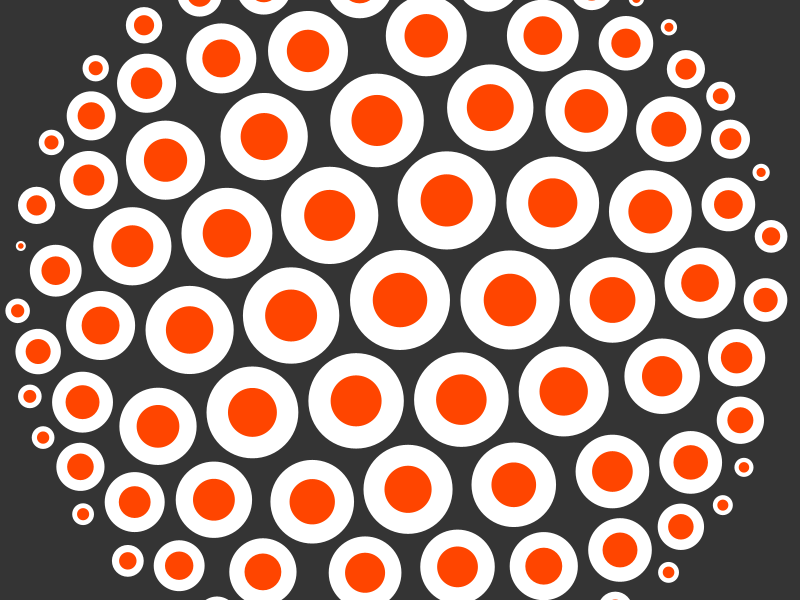
Frame 1 (no input)
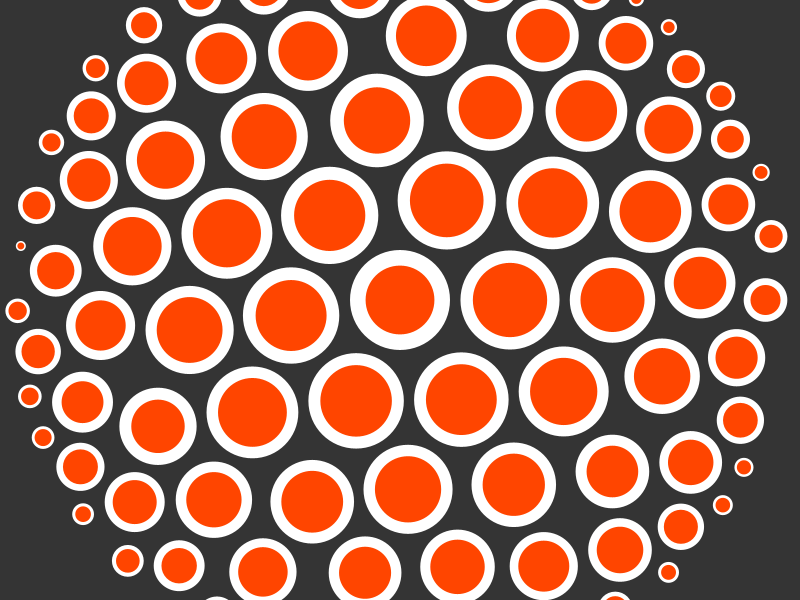
Frame 60 (the mouse pressed at the canvas centre just before this capture)
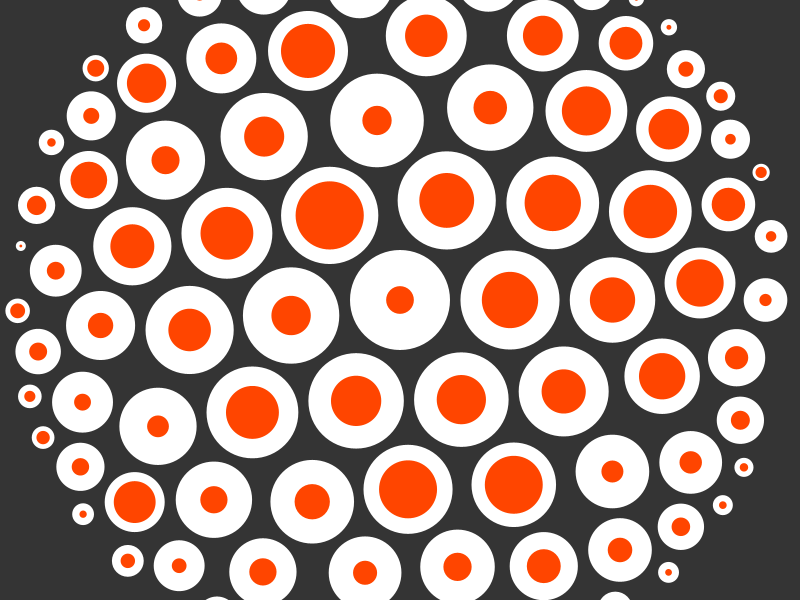
Frame 120 (the mouse held since frame 60 and released just before this capture)

The Processing sketch that drew these frames (run headless with seeded random() and noise(); from frame 60 on, the mouse is pressed at the canvas centre):

// Processing sketch: classes_05_packing
// ── classes_05_packing.pde
/** 
 * Places a number of circles around a given center as closely as possible growing 
 * inside out 
 */

ArrayList<Circle> circles;

void setup() {
  size(800, 600);

  circles = new ArrayList<Circle>();

  for (int i = 0; i < 100; i++) {
    float x = random(width);
    float y = random(height);
    float diameter = map(i, 0, 99, 100, 10);

    Circle circle = new Circle(x, y, diameter);

    circles.add(circle);
  }
  
  
  distributeCircles(circles, new PVector(width * 0.5, height * 0.5), 10);
}

void distributeCircles(ArrayList<Circle> theCircles, PVector theCenter, float theMargin) { 
  /* Bail out */
  if (theCircles.size() == 0) {
     return;  
  }
  
  ArrayList<Circle> placedCircles = new ArrayList<Circle>();
  
  /* Find the smallest diameter to try with something sensible */
  float[] diameters = new float[theCircles.size()];
  
  for (int i = 0; i < circles.size(); i++) {
    Circle circle = circles.get(i);
    diameters[i] = circle.diameter;
  }
  
  float[] sortedDiamters = sort(diameters);
  float smallestDiameter = sortedDiamters[0] * 0.5; 

  /* Initial numbers */
  int thetaSteps = 111;
  float radiusIncrement = smallestDiameter * 0.1f;
  
  float searchRadius = 0;
  
  /* Search */
  for (int i = 0; i < circles.size(); i++) {
    Circle circleToPlace = circles.get(i);

    boolean foundSpot = false;
    int tries = 0;

    /* Loop as long as we haven't found something */
    while (!foundSpot) {
      float theta = tries / (thetaSteps * 0.5) * TWO_PI;
            
      float x = cos(theta) * searchRadius;
      float y = -sin(theta) * searchRadius;
      PVector newPosition = new PVector(x, y);
      newPosition.add(theCenter);

      boolean collides = false;   // true when there is a found collision

      for (int j = 0; j < placedCircles.size(); j++) {
        Circle existingCircle = placedCircles.get(j);

        float distance = existingCircle.position.dist(newPosition);
        float collisionDistance = (circleToPlace.diameter + existingCircle.diameter) * 0.5 + theMargin;        

        if (distance < collisionDistance) {   // collision. No need to look further
          collides = true;
          break;
        }
      }

      if (!collides) {   // we have found a place...
        circleToPlace.position.set(newPosition);
        placedCircles.add(circleToPlace);
        
        foundSpot = true;  // let's us escape
      } 
      else {
        tries++;
        
        if (tries % thetaSteps == 0) {   // increment the search radius
          searchRadius = searchRadius + radiusIncrement;
        }
      }
    }
  }    
}

void draw() {
  background(52);

  for (int i = 0; i < circles.size(); i++) {
    Circle circle = circles.get(i);
    circle.draw();
  }
}


// ── Circle.pde
class Circle {
  PVector position;
  float diameter;
  float speed;

  Circle(float theX, float theY, float theDiameter) {
    position = new PVector(theX, theY);
    diameter = theDiameter;
    speed = random(0.5, 1.0);
  }

  void draw() {
    noStroke();
    
    fill(255);
    ellipse(position.x, position.y, diameter, diameter);
    
    float innerDiameter = map(sin(speed * millis() * 0.002), -1, 1, diameter * 0.25, diameter * 0.75);
        
    fill(255, 69, 0);
    ellipse(position.x, position.y, innerDiameter, innerDiameter);
  }
}
